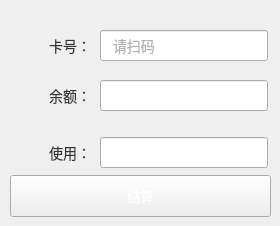
     <widget class="QWidget" name="storeCardWidget">
      <widget class="QLabel" name="warningStoreLabel">
       <property name="geometry">
        <rect>
         <x>100</x>
         <y>0</y>
         <width>161</width>
         <height>12</height>
        </rect>
       </property>
       <property name="minimumSize">
        <size>
         <width>0</width>
         <height>12</height>
        </size>
       </property>
       <property name="font">
        <font>
         <family>微软雅黑</family>
         <pointsize>-1</pointsize>
        </font>
       </property>
       <property name="styleSheet">
        <string notr="true">font-family:&quot;微软雅黑&quot;;
font-size:10px;
color: rgb(250, 122, 122);</string>
       </property>
       <property name="text">
        <string/>
       </property>
      </widget>
      <widget class="QPushButton" name="statementStoreButton">
       <property name="geometry">
        <rect>
         <x>10</x>
         <y>175</y>
         <width>261</width>
         <height>42</height>
        </rect>
       </property>
       <property name="minimumSize">
        <size>
         <width>118</width>
         <height>42</height>
        </size>
       </property>
       <property name="font">
        <font>
         <family>微软雅黑</family>
         <pointsize>10</pointsize>
        </font>
       </property>
       <property name="focusPolicy">
        <enum>Qt::NoFocus</enum>
       </property>
       <property name="styleSheet">
        <string notr="true">QPushButton#statementStoreButton {
	color: rgb(255, 255, 255);
	border-image: url(:/shareImages/sure_normal.png);
}

QPushButton#statementStoreButton:pressed {
	border-image: url(:/shareImages/sure_press.png);
}
</string>
       </property>
       <property name="text">
        <string>结算</string>
       </property>
      </widget>
      <widget class="QLabel" name="cardIDStoreLabel">
       <property name="geometry">
        <rect>
         <x>10</x>
         <y>30</y>
         <width>81</width>
         <height>31</height>
        </rect>
       </property>
       <property name="font">
        <font>
         <family>微软雅黑</family>
         <pointsize>-1</pointsize>
        </font>
       </property>
       <property name="styleSheet">
        <string notr="true">font-size:14px;
color: rgb(51, 51, 51);
font-family:&quot;微软雅黑&quot;;</string>
       </property>
       <property name="text">
        <string>卡号：</string>
       </property>
       <property name="alignment">
        <set>Qt::AlignRight|Qt::AlignTrailing|Qt::AlignVCenter</set>
       </property>
      </widget>
      <widget class="QLineEdit" name="useAmtStoreEdit">
       <property name="geometry">
        <rect>
         <x>100</x>
         <y>137</y>
         <width>168</width>
         <height>31</height>
        </rect>
       </property>
       <property name="minimumSize">
        <size>
         <width>168</width>
         <height>31</height>
        </size>
       </property>
       <property name="font">
        <font>
         <family>微软雅黑</family>
         <pointsize>-1</pointsize>
        </font>
       </property>
       <property name="styleSheet">
        <string notr="true">font-family:&quot;微软雅黑&quot;;
font-size:14px;
color: rgb(102, 102, 102);
padding-left:10px;</string>
       </property>
      </widget>
      <widget class="QLineEdit" name="cardIDStoreEdit">
       <property name="geometry">
        <rect>
         <x>100</x>
         <y>30</y>
         <width>168</width>
         <height>31</height>
        </rect>
       </property>
       <property name="minimumSize">
        <size>
         <width>168</width>
         <height>31</height>
        </size>
       </property>
       <property name="font">
        <font>
         <family>微软雅黑</family>
         <pointsize>-1</pointsize>
        </font>
       </property>
       <property name="styleSheet">
        <string notr="true">font-family:&quot;微软雅黑&quot;;
font-size:14px;
color: rgb(102, 102, 102);
padding-left:10px;</string>
       </property>
       <property name="placeholderText">
        <string>请扫码</string>
       </property>
      </widget>
      <widget class="QLabel" name="useAmtStoreLabel">
       <property name="geometry">
        <rect>
         <x>10</x>
         <y>137</y>
         <width>81</width>
         <height>31</height>
        </rect>
       </property>
       <property name="font">
        <font>
         <family>微软雅黑</family>
         <pointsize>-1</pointsize>
        </font>
       </property>
       <property name="styleSheet">
        <string notr="true">font-family:&quot;微软雅黑&quot;;
font-size:14px;
color: rgb(51, 51, 51);</string>
       </property>
       <property name="text">
        <string>使用：</string>
       </property>
       <property name="alignment">
        <set>Qt::AlignRight|Qt::AlignTrailing|Qt::AlignVCenter</set>
       </property>
      </widget>
      <widget class="QLabel" name="currentAmtStoreLabel">
       <property name="geometry">
        <rect>
         <x>10</x>
         <y>80</y>
         <width>81</width>
         <height>31</height>
        </rect>
       </property>
       <property name="font">
        <font>
         <family>微软雅黑</family>
         <pointsize>-1</pointsize>
        </font>
       </property>
       <property name="styleSheet">
        <string notr="true">font-family:&quot;微软雅黑&quot;;
font-size:14px;
color: rgb(51, 51, 51);</string>
       </property>
       <property name="text">
        <string>余额：</string>
       </property>
       <property name="alignment">
        <set>Qt::AlignRight|Qt::AlignTrailing|Qt::AlignVCenter</set>
       </property>
      </widget>
      <widget class="QLineEdit" name="currentAmtStoreEdit">
       <property name="geometry">
        <rect>
         <x>100</x>
         <y>80</y>
         <width>168</width>
         <height>31</height>
        </rect>
       </property>
       <property name="minimumSize">
        <size>
         <width>168</width>
         <height>31</height>
        </size>
       </property>
       <property name="font">
        <font>
         <family>微软雅黑</family>
         <pointsize>-1</pointsize>
        </font>
       </property>
       <property name="styleSheet">
        <string notr="true">font-family:&quot;微软雅黑&quot;;
font-size:14px;
color: rgb(102, 102, 102);
padding-left:10px;</string>
       </property>
       <property name="readOnly">
        <bool>true</bool>
       </property>
      </widget>
     </widget>
